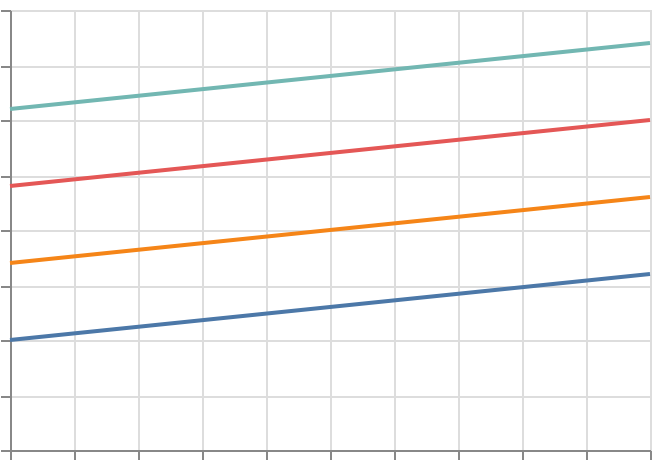

Write the Vega-Lite specification saved for this chart.
### Vega-Lite specification from a JSON file in a GitHub repository (floating-point values rounded to 4 significant figures)
{"$schema": "https://vega.github.io/schema/vega-lite/v6.json", "padding": 5, "autosize": "none", "width": 320, "height": 220, "data": {"values": [{"year": 1990, "date": "1990-06-15", "country": "a", "region": "east", "pop": 10, "life": 50, "fert": 5.0}, {"year": 1990, "date": "1990-06-15", "country": "b", "region": "west", "pop": 17, "life": 54, "fert": 4.5}, {"year": 1990, "date": "1990-06-15", "country": "c", "region": "east", "pop": 24, "life": 58, "fert": 4.0}, {"year": 1990, "date": "1990-06-15", "country": "d", "region": "south", "pop": 31, "life": 62, "fert": 3.5}, {"year": 1991, "date": "1991-06-15", "country": "a", "region": "east", "pop": 13, "life": 52, "fert": 4.7}, {"year": 1991, "date": "1991-06-15", "country": "b", "region": "west", "pop": 20, "life": 56, "fert": 4.2}, {"year": 1991, "date": "1991-06-15", "country": "c", "region": "east", "pop": 27, "life": 60, "fert": 3.7}, {"year": 1991, "date": "1991-06-15", "country": "d", "region": "south", "pop": 34, "life": 64, "fert": 3.2}, {"year": 1992, "date": "1992-06-15", "country": "a", "region": "east", "pop": 16, "life": 54, "fert": 4.4}, {"year": 1992, "date": "1992-06-15", "country": "b", "region": "west", "pop": 23, "life": 58, "fert": 3.9}, {"year": 1992, "date": "1992-06-15", "country": "c", "region": "east", "pop": 30, "life": 62, "fert": 3.4}, {"year": 1992, "date": "1992-06-15", "country": "d", "region": "south", "pop": 37, "life": 66, "fert": 2.9}]}, "params": [{"name": "anim", "select": {"type": "point", "on": "timer", "fields": ["year"]}}], "transform": [{"filter": {"param": "anim"}}], "mark": "line", "encoding": {"x": {"field": "year", "type": "quantitative", "scale": {"zero": false}}, "y": {"field": "pop", "type": "quantitative"}, "color": {"field": "country", "type": "nominal"}, "time": {"field": "year", "type": "ordinal"}}}
